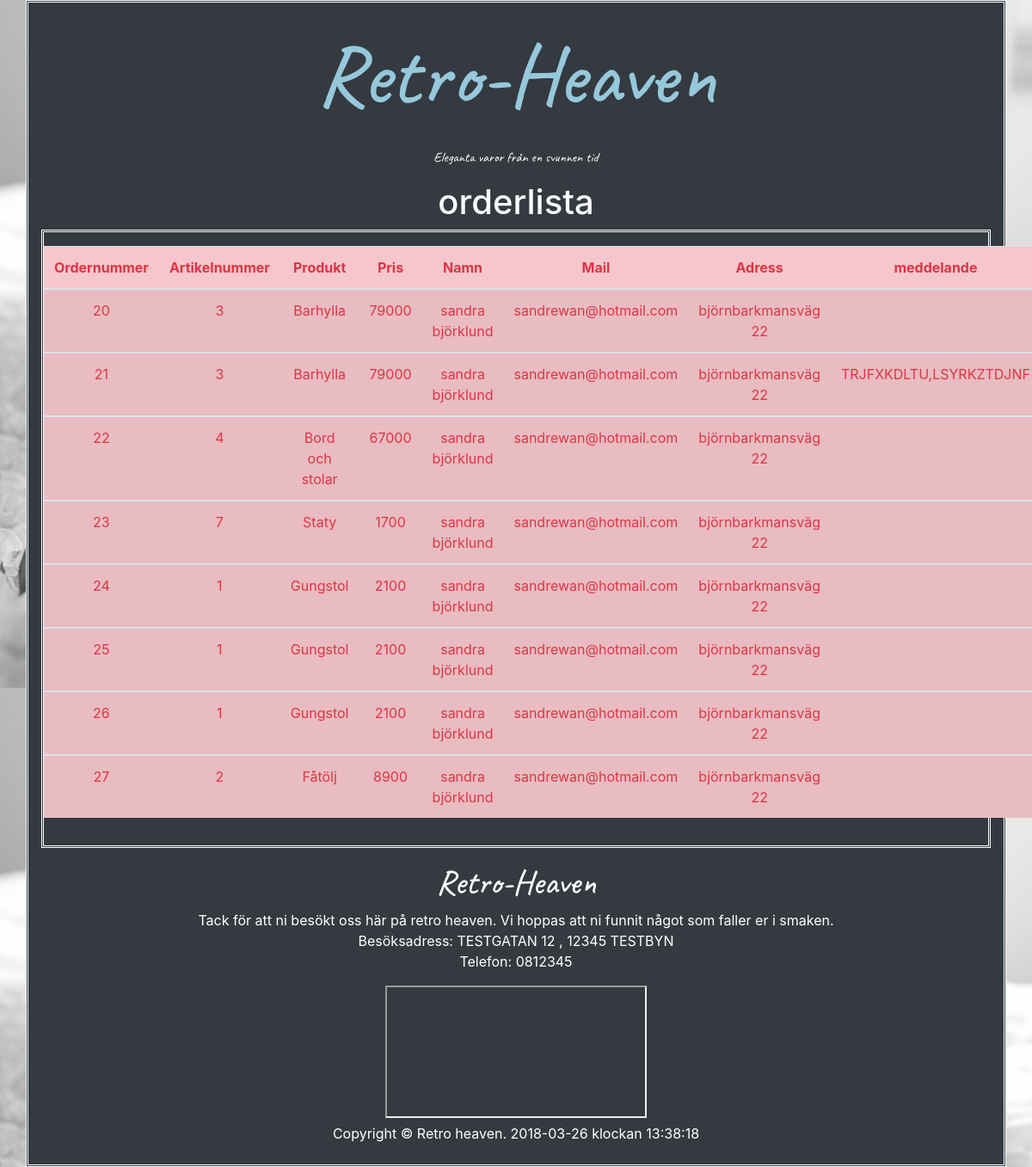
/orderlista.php, run on the app's committed database.
### tables this page shows
CREATE TABLE `orderlista` (
  `ordernummer` int(5) NOT NULL,
  `artikelnummer` int(5) NOT NULL,
  `namn` varchar(50) NOT NULL,
  `mail` varchar(50) NOT NULL,
  `adress` varchar(50) NOT NULL,
  `message` varchar(250) NOT NULL
);

CREATE TABLE `produkter` (
  `artikelnummer` int(5) NOT NULL,
  `produkt` varchar(50) NOT NULL,
  `bild` varchar(50) NOT NULL,
  `beskrivning` varchar(250) NOT NULL,
  `pris` int(50) NOT NULL
);

### orderlista.php (the view, shortened to what this page needs)
<?php
    include 'header.php';
    require_once('login.php');
$sql = "SELECT * FROM orderlista, produkter where orderlista.artikelnummer = produkter.artikelnummer";
$tabell = mysqli_query($connection , $sql)
          or die(mysqli_error($connection)) ;
?>
         <div class=" bg-dark pt-3 pb-3 double mb-3">
        <table class="table table-striped table-danger text-danger" >
        <thead>
            <tr>
                <th scope="col">Ordernummer</th>
                <th scope="col">Artikelnummer</th>
                <th scope="col">Produkt</th>
                <th scope="col">Pris</th>
                <th scope="col">Namn</th>
                <th scope="col">Mail</th>
                <th scope="col">Adress</th>
                <th scope="col">meddelande</th>
            </tr>
        </thead>
       <?php while($row = $tabell->fetch_assoc()){  ?>
    <tbody>
        <tr>
        <td><?=$row['ordernummer']?></td>
        <td><?=$row['artikelnummer']?></td>
        <td><?=$row['produkt']?></td>
        <td><?=$row['pris']?></td>
        <td><?= $row['namn'] ?></td>
      <td><?=$row['mail'];?>   </td>
      <td><?=$row['adress'];?> </td>
      <td><?=$row['message'];?> </td>
    </tr>
    <?php } ?>
  </tbody>
</table>
</div>
<?php include('footer.php'); ?>

### retro.css (style rules this page uses)
body { background-image: URL('images/book.jpg'); background-size: 100%; }
.double { border-style: double; }

### data on the page
orderlista: ordernummer "20", artikelnummer.artikelnummer "3", artikelnummer.produkt "Barhylla", artikelnummer.pris "79000", namn "sandra björklund", mail "sandrewan@hotmail.com", adress "björnbarkmansväg 22"
orderlista: ordernummer "21", artikelnummer.artikelnummer "3", artikelnummer.produkt "Barhylla", artikelnummer.pris "79000", namn "sandra björklund", mail "sandrewan@hotmail.com", adress "björnbarkmansväg 22", message "TRJFXKDLTU,LSYRKZTDJNF"
orderlista: ordernummer "22", artikelnummer.artikelnummer "4", artikelnummer.produkt "Bord och stolar", artikelnummer.pris "67000", namn "sandra björklund", mail "sandrewan@hotmail.com", adress "björnbarkmansväg 22"
orderlista: ordernummer "23", artikelnummer.artikelnummer "7", artikelnummer.produkt "Staty", artikelnummer.pris "1700", namn "sandra björklund", mail "sandrewan@hotmail.com", adress "björnbarkmansväg 22"
orderlista: ordernummer "24", artikelnummer.artikelnummer "1", artikelnummer.produkt "Gungstol", artikelnummer.pris "2100", namn "sandra björklund", mail "sandrewan@hotmail.com", adress "björnbarkmansväg 22"
orderlista: ordernummer "25", artikelnummer.artikelnummer "1", artikelnummer.produkt "Gungstol", artikelnummer.pris "2100", namn "sandra björklund", mail "sandrewan@hotmail.com", adress "björnbarkmansväg 22"
orderlista: ordernummer "26", artikelnummer.artikelnummer "1", artikelnummer.produkt "Gungstol", artikelnummer.pris "2100", namn "sandra björklund", mail "sandrewan@hotmail.com", adress "björnbarkmansväg 22"
orderlista: ordernummer "27", artikelnummer.artikelnummer "2", artikelnummer.produkt "Fåtölj", artikelnummer.pris "8900", namn "sandra björklund", mail "sandrewan@hotmail.com", adress "björnbarkmansväg 22"

### other printed values
PAGE_TITLE "orderlista"
